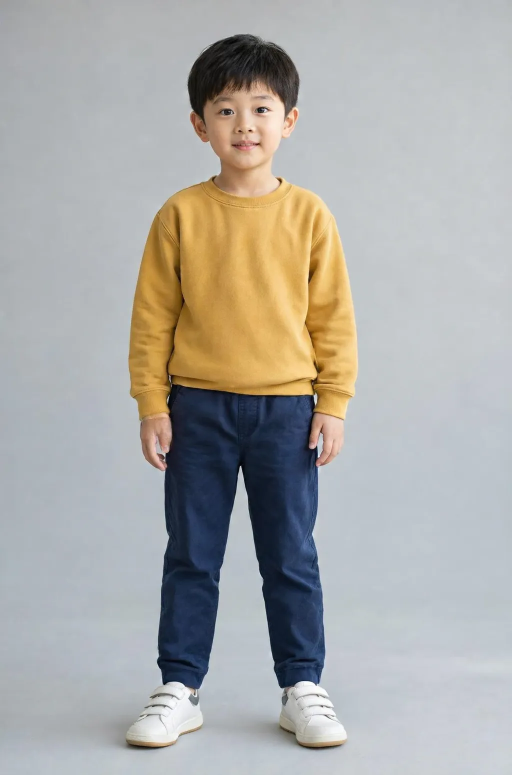
#> input picture outputs/multiview/views/00_reference_front.png, 1024 x 1549 px (shown at 1/2 size); its folder holds 4 pictures in this run
$ python build_cards.py
#> lines starting #> are read from the running program, lines starting #| are printed output that depends on the picture
# -*- coding: utf-8 -*-
"""用仓库自带的 asset_composer / templates 把多视图素材拼成角色卡。

运行： python3 outputs/multiview/build_cards.py
输出： outputs/multiview/card_school_ref.png    （十格·设定集，一张整卡）
       outputs/multiview/card_head_body_6.png   （六格·三视图）
       outputs/multiview/card_fiveref.png       （五格·正反）

说明：fit_mode 用“完整显示”（contain），保证每个画格里的全身从头顶到鞋底都不被裁切；
画格坐标、数量、画格比例全部取自 templates.py，取用规则来自 asset_composer.compose_role_card()。
"""

from __future__ import annotations

import copy
import json
import sys
import types
from pathlib import Path

ROOT = Path(__file__).resolve().parents[2]
if "ccs" not in sys.modules:
    pkg = types.ModuleType("ccs")
    pkg.__path__ = [str(ROOT)]  # 让仓库在没有 ComfyUI 环境时也能作为包导入
    sys.modules["ccs"] = pkg

import numpy as np  # noqa: E402
from PIL import Image, ImageOps  # noqa: E402

from ccs.asset_composer import compose_role_card  # noqa: E402
from ccs.templates import get_template  # noqa: E402

HERE = Path(__file__).resolve().parent
VIEWS = HERE / "views"


def _trim_dark_border(image: Image.Image, max_px: int = 10, threshold: float = 40.0) -> Image.Image:
    """个别素材顶部会带 1~2 行近黑的导出边，先切掉，免得拼进画格里变成黑线。"""
#> called with max_px = 10, threshold = 40
    arr = np.asarray(image.convert("RGB")).astype(float)
    height, width, _ = arr.shape
#> height = 1549; width = 1024
    top = bottom = left = right = 0
    while top < max_px and arr[top].mean() < threshold:
        top += 1
#> this loop made 0 passes
#> after the loop, top = 0
    while bottom < max_px and arr[height - 1 - bottom].mean() < threshold:
        bottom += 1
#> after the loop, bottom = 0
    while left < max_px and arr[:, left].mean() < threshold:
        left += 1
#> after the loop, left = 0
    while right < max_px and arr[:, width - 1 - right].mean() < threshold:
        right += 1
#> after the loop, right = 0
    if top or bottom or left or right:
        image = image.crop((left, top, width - right, height - bottom))
    return image


def crop_sides_to(image: Image.Image, aspect: float, min_keep: float = 0.6) -> Image.Image:
    """只裁两侧背景、绝不动上下：素材比画格更“高”时，用它把两侧多余背景裁掉，
    这样全身和头像在画格里能占满，同时头顶鞋底依然完整。"""
    width, height = image.size
    current = width / height
    if aspect >= current:
        return image
    target_w = int(round(height * aspect))
    if target_w < width * min_keep:  # 裁太多会切到人，宁可有留白
        return image
    left = (width - target_w) // 2
    return image.crop((left, 0, left + target_w, height))


def load(name: str) -> Image.Image:
    return _trim_dark_border(Image.open(VIEWS / name).convert("RGB"))
#> returned value is the input picture: PIL image 1024x1549 RGB; mean R, G, B 172.1, 171.2, 167.8


front = load("00_reference_front.png")
side = load("01_body_side.png")
#> call 2 of load, with name = '01_body_side.png'
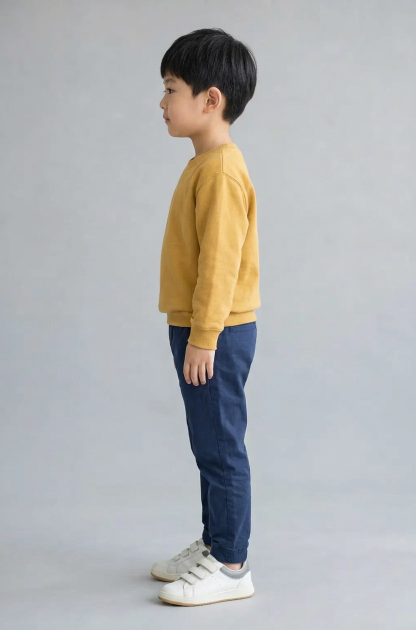
#> input picture outputs/multiview/views/01_body_side.png, 832 x 1259 px (shown at 1/2 size)
#> in load, returned value is the input picture: PIL image 832x1259 RGB; mean R, G, B 178.5, 179.4, 179.4
back = load("02_body_back.png")
#> call 3 of load, with name = '02_body_back.png'
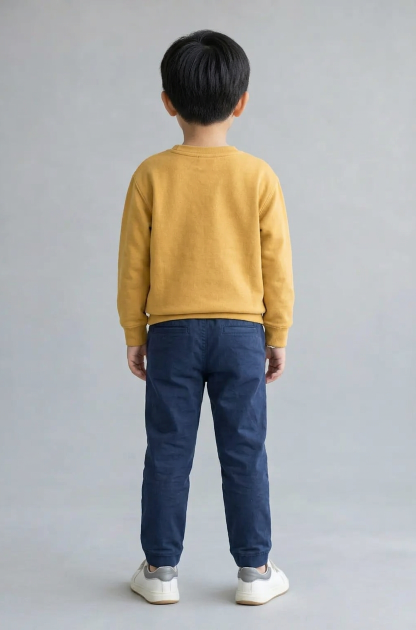
#> input picture outputs/multiview/views/02_body_back.png, 832 x 1259 px (shown at 1/2 size)
#> in load, returned value is the input picture: PIL image 832x1259 RGB; mean R, G, B 169.9, 169.1, 166.7
three_quarter = load("03_body_three_quarter.png")
#> call 4 of load, with name = '03_body_three_quarter.png'
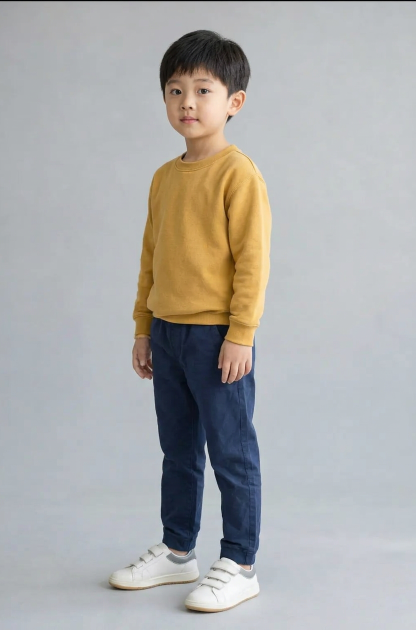
#> input picture outputs/multiview/views/03_body_three_quarter.png, 832 x 1259 px (shown at 1/2 size)
#> (the run stopped early here; a loop or call above may not have finished)
